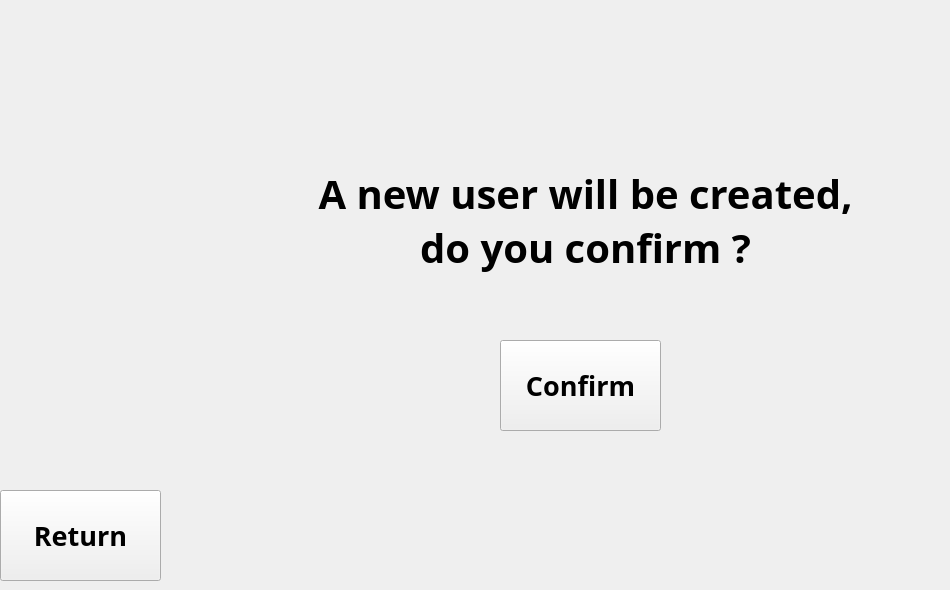
    <widget class="QWidget" name="new_user_panel">
     <widget class="QLabel" name="label_6">
      <property name="geometry">
       <rect>
        <x>230</x>
        <y>150</y>
        <width>711</width>
        <height>141</height>
       </rect>
      </property>
      <property name="font">
       <font>
        <family>Microsoft Yi Baiti</family>
        <pointsize>30</pointsize>
        <weight>75</weight>
        <bold>true</bold>
        <underline>false</underline>
        <kerning>true</kerning>
       </font>
      </property>
      <property name="text">
       <string>A new user will be created,
do you confirm ?</string>
      </property>
      <property name="alignment">
       <set>Qt::AlignCenter</set>
      </property>
     </widget>
     <widget class="QPushButton" name="new_user_confirm_pushButton">
      <property name="geometry">
       <rect>
        <x>500</x>
        <y>340</y>
        <width>161</width>
        <height>91</height>
       </rect>
      </property>
      <property name="font">
       <font>
        <family>Microsoft Yi Baiti</family>
        <pointsize>20</pointsize>
        <weight>75</weight>
        <bold>true</bold>
        <kerning>true</kerning>
       </font>
      </property>
      <property name="text">
       <string>Confirm</string>
      </property>
     </widget>
     <widget class="QPushButton" name="new_user_return_pushButton">
      <property name="geometry">
       <rect>
        <x>0</x>
        <y>490</y>
        <width>161</width>
        <height>91</height>
       </rect>
      </property>
      <property name="font">
       <font>
        <family>Microsoft Yi Baiti</family>
        <pointsize>20</pointsize>
        <weight>75</weight>
        <bold>true</bold>
        <kerning>true</kerning>
       </font>
      </property>
      <property name="text">
       <string>Return</string>
      </property>
     </widget>
    </widget>
